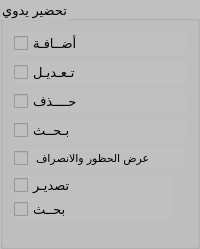
                       <widget class="QGroupBox" name="groupBox_13">
                        <property name="maximumSize">
                         <size>
                          <width>230</width>
                          <height>500</height>
                         </size>
                        </property>
                        <property name="font">
                         <font>
                          <pointsize>10</pointsize>
                         </font>
                        </property>
                        <property name="styleSheet">
                         <string notr="true">background-color: rgb(192, 192, 192);</string>
                        </property>
                        <property name="title">
                         <string>تحضير يدوي</string>
                        </property>
                        <layout class="QGridLayout" name="gridLayout_54">
                         <item row="0" column="0">
                          <widget class="QCheckBox" name="checkBox_80">
                           <property name="font">
                            <font>
                             <pointsize>10</pointsize>
                            </font>
                           </property>
                           <property name="text">
                            <string>أضــافـة</string>
                           </property>
                          </widget>
                         </item>
                         <item row="1" column="0">
                          <widget class="QCheckBox" name="checkBox_81">
                           <property name="font">
                            <font>
                             <pointsize>10</pointsize>
                            </font>
                           </property>
                           <property name="text">
                            <string>تـعـديـل</string>
                           </property>
                          </widget>
                         </item>
                         <item row="2" column="0">
                          <widget class="QCheckBox" name="checkBox_413">
                           <property name="font">
                            <font>
                             <pointsize>10</pointsize>
                            </font>
                           </property>
                           <property name="text">
                            <string>حــــذف</string>
                           </property>
                          </widget>
                         </item>
                         <item row="3" column="0">
                          <widget class="QCheckBox" name="checkBox_414">
                           <property name="font">
                            <font>
                             <pointsize>10</pointsize>
                            </font>
                           </property>
                           <property name="text">
                            <string>بـحــث</string>
                           </property>
                          </widget>
                         </item>
                         <item row="4" column="0">
                          <layout class="QVBoxLayout" name="verticalLayout_339" stretch="30,70">
                           <property name="rightMargin">
                            <number>3</number>
                           </property>
                           <item>
                            <widget class="QCheckBox" name="checkBox_415">
                             <property name="font">
                              <font>
                               <pointsize>8</pointsize>
                              </font>
                             </property>
                             <property name="text">
                              <string> عرض الحظور والانصراف</string>
                             </property>
                            </widget>
                           </item>
                           <item>
                            <layout class="QVBoxLayout" name="verticalLayout_340">
                             <property name="spacing">
                              <number>1</number>
                             </property>
                             <property name="sizeConstraint">
                              <enum>QLayout::SetMaximumSize</enum>
                             </property>
                             <property name="leftMargin">
                              <number>0</number>
                             </property>
                             <property name="topMargin">
                              <number>0</number>
                             </property>
                             <property name="rightMargin">
                              <number>11</number>
                             </property>
                             <property name="bottomMargin">
                              <number>14</number>
                             </property>
                             <item>
                              <widget class="QCheckBox" name="checkBox_416">
                               <property name="font">
                                <font>
                                 <pointsize>10</pointsize>
                                </font>
                               </property>
                               <property name="text">
                                <string>تصديـر</string>
                               </property>
                              </widget>
                             </item>
                             <item>
                              <widget class="QCheckBox" name="checkBox_417">
                               <property name="font">
                                <font>
                                 <pointsize>10</pointsize>
                                </font>
                               </property>
                               <property name="text">
                                <string>بحــث</string>
                               </property>
                              </widget>
                             </item>
                            </layout>
                           </item>
                          </layout>
                         </item>
                        </layout>
                       </widget>
